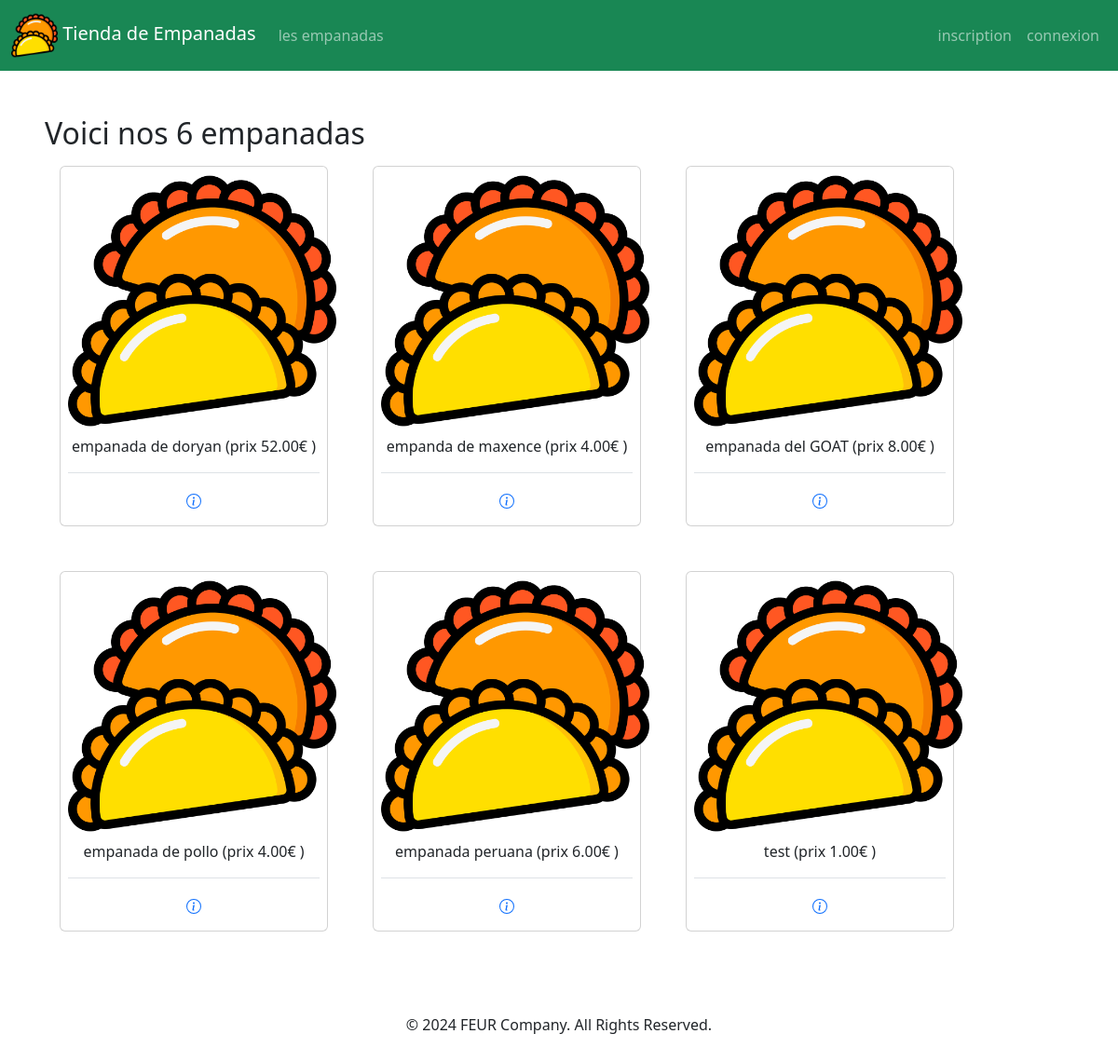
The page /empanadas/ on the database as committed earlier.
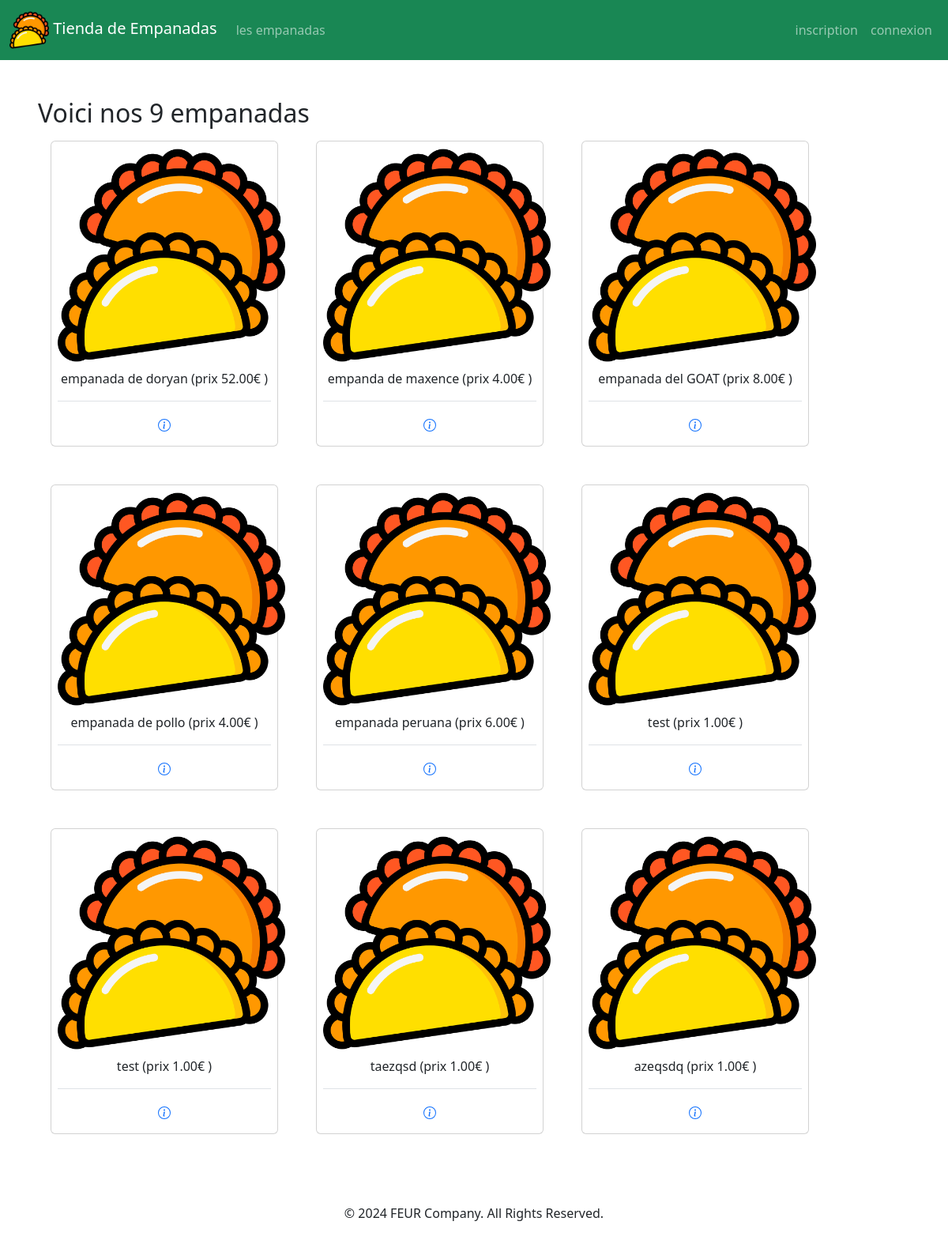
The same page on the database as committed later.
### empanadas/models.py (models this page shows)
class Empanada(models.Model):
    idEmpanada = models.AutoField( primary_key = True )
    nomEmpanada = models.CharField( max_length = 50 )
    prix = models.DecimalField( max_digits = 6, decimal_places = 2 )
    image = models.ImageField(default="imagesEmpanadas/default.png", upload_to='imagesEmpanadas/')
    def __str__(self) :
        return self.nomEmpanada + ' (prix ' + str(self.prix) + '€ )'

### empanadas/views.py (the view)
# urls.py: path( 'empanadas/', views.empanadas),
def empanadas(request):
    user = None
    lesEmpanadas = Empanada.objects.all()
    if request.user.is_authenticated:
        user = TiendaUser.objects.get(id=request.user.id)
    return render(
            request,
            'empanadas/empanadas.html',
            {
                'empanadas' : lesEmpanadas,
                'user' : user,
            }
    )

### empanadas/templates/empanadas/empanadas.html (shortened to what this page needs)
{% extends 'empanadas/base.html' %}
{% block main %}
<h2> Voici nos {{empanadas|length}} empanadas </h2>
<div class="row row-cols-3 g-3">
	{% for emp in empanadas %}
	<div class="card m-4" style="width: 18rem;">
		<img class="card-img-top" src="{{MEDIA_URL}}{{emp.image}}" style="width: 18rem;">
		<p class="text-center">
			{{emp}}
		</p>
		<div class="card-body d-flex flex-row justify-content-center border-top">
			<a class="mx-2" href="/empanadas/{{emp.idEmpanada}}">
			</a>
		</div>
	</div>
	{% endfor %}
</div>
{% endblock %}

### empanadas/templates/empanadas/base.html (shortened to what this page needs)
{% load static %}
<!DOCTYPE html>
<html lang="fr">
	<head>
		<link href="https://cdn.jsdelivr.net/npm/bootstrap@5.3.3/dist/css/bootstrap.min.css" rel="stylesheet">
		<link href="{% static 'empanadas/css/style.css' %}" rel="stylesheet">
	</head>
	<body>
		<header>
			{% if user.is_staff %}
			{% include 'comptes/menuStaff.html' %}
			{% elif user.is_authenticated %}
			{% include 'comptes/menuClient.html' %}
			{% else %}
			{% include 'comptes/menuNonConnecte.html' %}
			{% endif %}
		</header>
		<div class="d-flex">
			<main class="m-5">
				{% block main %} {% endblock %}
			</main>
		</div>
		<footer class="footer py-3">
			{% include 'empanadas/footer.html' %}
		</footer>
	</body>
</html>

### comptes/templates/comptes/menuNonConnecte.html (shortened to what this page needs)
{% load static %}
<nav class="navbar navbar-expand-lg navbar-dark bg-success">
	<div class="container-fluid">
		<a class="navbar-brand" href="/empanadas">
			<img
				src="{% static 'empanadas/img/ico.png' %}"
				alt="logo"
			/>
			Tienda de Empanadas
		</a>
		<div id="navbarText" class="collapse navbar-collapse">
			<ul class="navbar-nav me-auto mb-2 mb-lg-0">
				<li class="nav-item">
					<a class="nav-link" href="/empanadas">
						les empanadas
					</a>
				</li>
			</ul>
			<ul class="navbar-nav">
				<li class="nav-item">
					<a class="nav-link" href="/register">
						inscription
					</a>
				</li>
				<li class="nav-item">
					<a class="nav-link" href="/login">
						connexion
					</a>
				</li>
			</ul>
		</div>
	</div>
</nav>

### empanadas/templates/empanadas/footer.html
<div class="container text-center">
	<p>&copy; 2024 FEUR Company. All Rights Reserved.</p>
</div>

### empanadas/static/empanadas/css/style.css (style rules this page uses)
body { overflow-x: hidden; }
img[alt="logo"] { width: 50px; }

Rows that differ between the two databases and show on the page:
added Empanada: image (placeholder picture), nomEmpanada+prix "test (prix 1.00€ )"
added Empanada: image (placeholder picture), nomEmpanada+prix "taezqsd (prix 1.00€ )"
added Empanada: image (placeholder picture), nomEmpanada+prix "azeqsdq (prix 1.00€ )"
Other text that changed with them:
{{ empanadas|length }}: "6" → "9"
